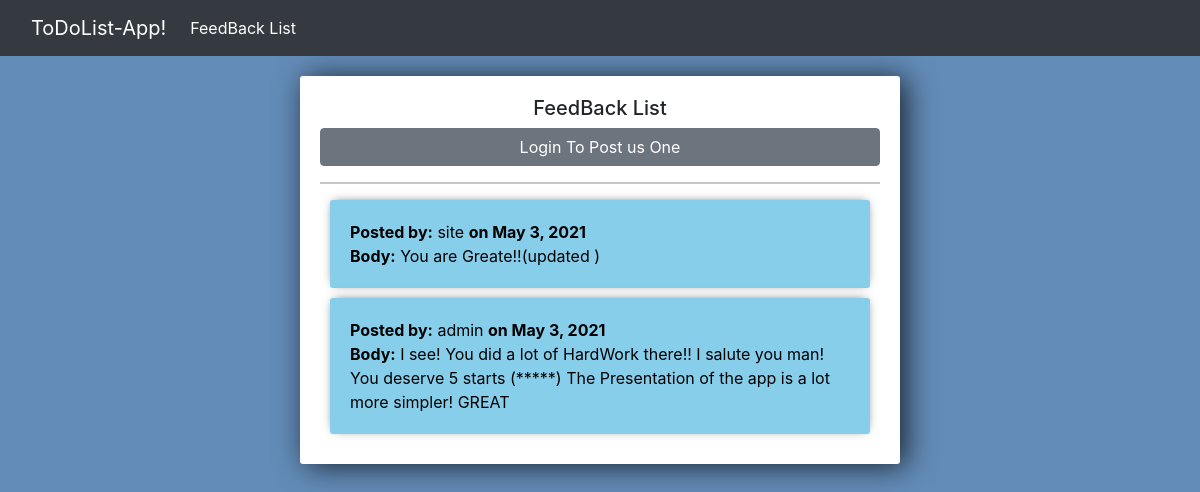
Page /list_feed/ on the committed database.
### members/models.py (models this page shows, shortened)
class FeedBack(models.Model):
	user = models.ForeignKey(User, on_delete=models.CASCADE)
	body = models.TextField()
	date = models.DateField(auto_now_add=True, blank=True, null=True)

### Feedback/views.py (the view, shortened to what this page needs)
# urls.py: path('list_feed/', views.Create, name='create-index'),
def Create(request):
	list_feed = FeedBack.objects.all().order_by('-id')
	form = CreateFeedBack(request.POST or None)
	template = render_to_string("email.html", {"user": request.user.username})
	return render(request, 'list.html', {'list_feed': list_feed, 'form': form})

### Feedback/templates/list.html
{% extends 'base.html' %}
{% block content %}
{% if user.is_authenticated %}
<div class="center-column">
<form method="POST" action="">
	{% csrf_token %}
	{{ form.as_p }}
	<input type="submit" value="Post Feedback" class="btn btn-info">
	<div class="d-grid gap-2">
		<a href="{% url 'index' %}" class="btn btn-secondary">Go Back</a>
	</div>
	<script>
		var name = "{{ user.id }}";
		document.getElementById('userid').value = name;
	</script>
</form>
<hr>
{% for item in list_feed %}
{% if item.user.id == request.user.id %}
<div class="item-row">
<style>
	.aligna{
		text-align: right;
	}
</style>
		<a href="{% url 'f_edit' item.id %}" class="btn btn-sm btn-dark">Edit</a> <a href="{% url 'delete-feed' item.id %}" class="btn btn-sm btn-danger">Delete</a><hr><font color="black"><b>You Posted this on {{ item.date }}</b><br>
		<b>Body:</b> {{ item.body }}</font>
	</div>
{% else %}
<div class="updated-item-row">
		<font color="black"><b>Posted by:</b> {{ item.user }} <b>on {{ item.date }}</b><br>
		<b>Body:</b> {{ item.body }}</font>
	</div>
	{% endif %}
	{% empty %}
	<center><h5>No FeedBacks Yet!!</h5></center>
	{% endfor %}
</div>
{% else %}
<div class="center-column">
	<center><h5>FeedBack List</h5></h5></center>
	<div class="d-grid gap-2">
		<a href="{% url 'login' %}" class="btn btn-secondary">Login To Post us One</a>
	</div><hr>
{% for item in list_feed %}
<div class="updated-item-row">
		<font color="black"><b>Posted by:</b> {{ item.user }} <b>on {{ item.date }}</b><br>
		<b>Body:</b> {{ item.body }}</font>
	</div>
	{% empty %}
	<center><h5>No FeedBacks Yet!!</h5></center>
	{% endfor %}
</div>
{% endif %}
{% endblock %}

### Task/templates/base.html (style rules this page uses)
body { background-color: #638CB8; }
.center-column { width:600px; margin: 20px auto; padding:20px; background-color: #fff; border-radius: 3px; box-shadow: 6px 2px 30px 0px rgba(0,0,0,0.75); }
.updated-item-row { background-color: #87CEEB; margin: 10px; padding: 20px; border-radius: 3px; color: #fff; font-size: 16px; box-shadow: 0px -1px 10px -4px rgba(0,0,0,0.75); }

### rows in the picture
FeedBack: user "site", date "May 3, 2021", body "You are Greate!!(updated )"
FeedBack: user "admin", date "May 3, 2021", body "I see! You did a lot of HardWork there!! I salute you man! You deserve 5 starts (*****) The Presentation of the app is a lot more simpler! GREAT"
